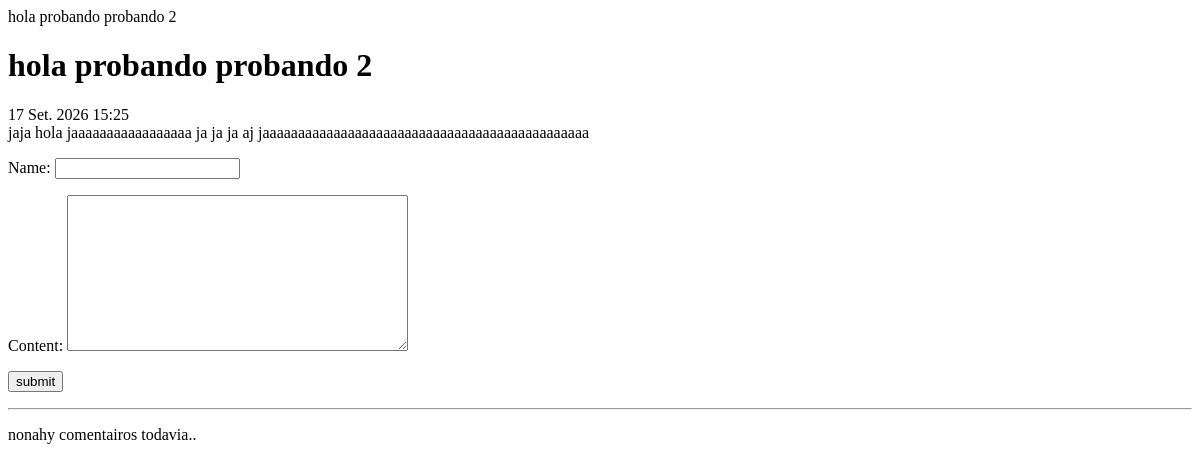
The app's page /blog/hola-probando-probando/, older data.
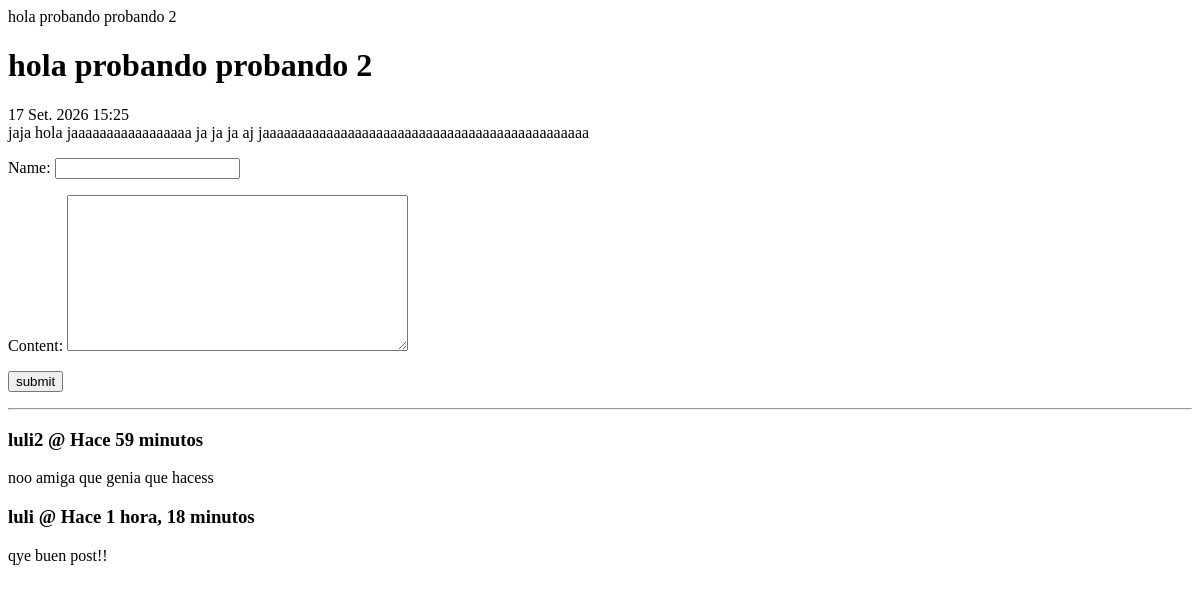
The same page, newer data.
### blog/models.py (models this page shows, shortened)
class Post(models.Model):
    title = models.CharField(max_length = 100)
    slug = models.SlugField()
    content = models.TextField()
    created_at = models.DateTimeField(auto_now_add = True)
    class Meta:
        ordering = ('-created_at',)

class Comment(models.Model):
    post = models.ForeignKey(Post, related_name='comments',on_delete=models.CASCADE)
    name = models.CharField(max_length=255)
    content = models.TextField()
    created_at = models.DateTimeField(auto_now_add = True)
    class Meta:
            ordering = ('-created_at',)

### blog/views.py (the view)
# urls.py: path('<slug:slug>/', views.detail, name='detail'),
def detail(request, slug):
    post = get_object_or_404(Post, slug=slug)
    if request.method == 'POST':
        form = CommentForm(request.POST)
        if form.is_valid():
            comment = form.save(commit=False)
            comment.post = post
            comment.save()
            return redirect('detail', slug=slug)
    else:
        form = CommentForm()
    return render(request, 'blog/details.html', {
                'post': post,
                'form': form})

### blog/forms.py
class CommentForm(ModelForm):
    class Meta:
        model = Comment
        fields = ('name','content')

### blog/templates/blog/details.html (shortened to what this page needs)
{% block content %}
    <h1>{{post.title}}</h1>
    <span>{{post.created_at}}</span>
    <div>
        {{post.content}}
    </div>
    <div>
        <form method='post' action='.'>
            {{form.as_p}}
            <button>submit</button>
        </form>
        <hr>
        {% for comment in post.comments.all %}
            <div>
                <h3>{{comment.name}} @ Hace {{comment.created_at|timesince}}</h3>
                <p>{{comment.content}}</p>
            </div>
        {% empty %}
            <div>
                <p>nonahy comentairos todavia..</p>
            </div>
        {% endfor %}
    </div>
{% endblock %}

Row changes from the older to the newer data that the page shows:
added Comment: name "luli2", created_at "59 minutos", content "noo amiga que genia que hacess"
added Comment: name "luli", created_at "1 hora, 18 minutos", content "qye buen post!!"
Text that changed along with them:
text no longer shown: "nonahy comentairos todavia.."
